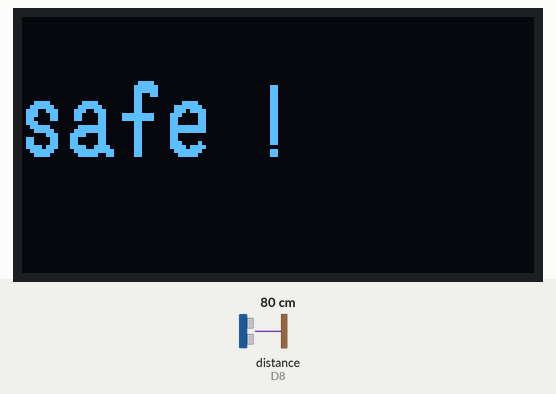
Simulated run of this sketch. Board: ESP8266 (NodeMCU). On the bench: 128×64 one-colour display. Wiring (inferred from the names in the program): ultrasonic range finder: trigger GPIO 3; echo D8. Inputs (shaded band) come from the test bench; at power-on: distance to the obstacle (sensor on D8) 80 cm. The echo pulse lasts 58.3 µs per cm; what the sketch prints to the serial monitor is not drawn.

Above: at 1.2 s.
1.3 s: distance to the obstacle (sensor on D8) set to 2 cm
At 1.6 s:
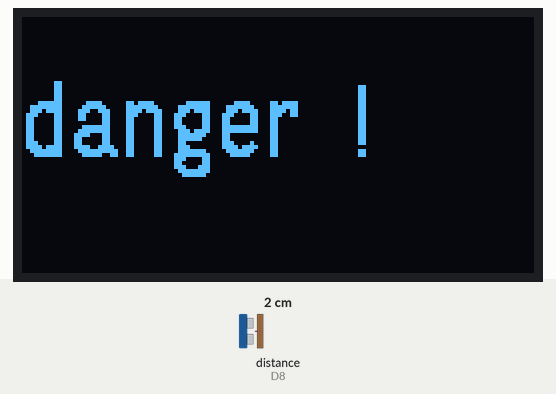
2.8 s: distance to the obstacle (sensor on D8) set to 23 cm
At 3.8 s:
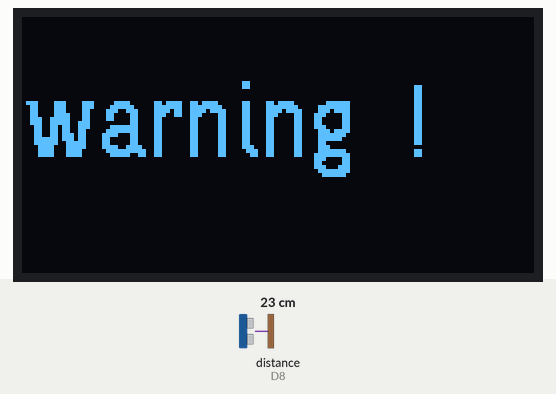
4.3 s: distance to the obstacle (sensor on D8) set to 4 cm
At 5.5 s:
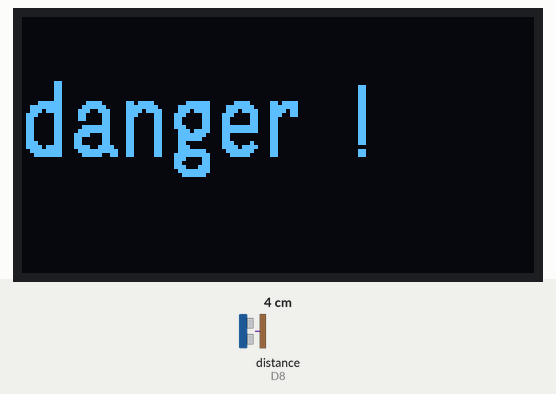
5.8 s: distance to the obstacle (sensor on D8) set to 35 cm
At 6.7 s:
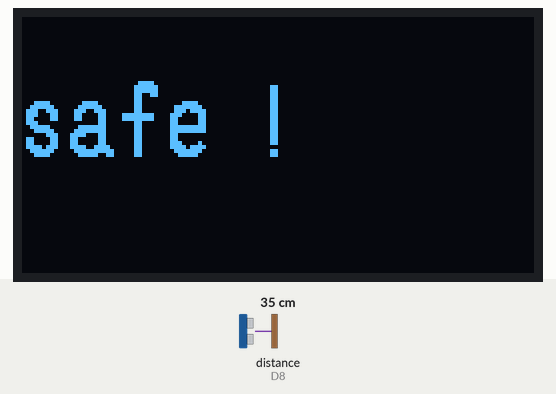
Timing chart, 0 to 8.3 s (numbered marks = the images above; inputs shaded):
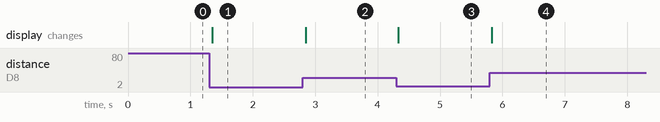

Measured:
- after the input at 1.3 s, the display: changes after 0.05 s (image 1)
- after the input at 2.8 s, the display: changes at once (image 2)
- after the input at 4.3 s, the display: changes at once (image 3)
- after the input at 5.8 s, the display: changes at once (image 4)

The sketch:

ultrasonic_oled.ino
```cpp
/******************************************************************************************
 * FileName     : ultrasonic_oled
 * Description  : 초음파센서와 거리를 측정하여 OLED에 출력 해보기
 * Author       : 이인정
 * Created Date : 2021.06.17
 * Reference    :
 * Modified     : 2021.06.17 : LIJ : 헤더 수정
 * Modified     : 2021.12.16 : LEH : 소스 크린징
******************************************************************************************/

#include"oled_u8g2.h"
int TRIG = D9;                          // TRIG 핀 설정 (초음파 보내는 핀)
int ECHO = D8;                          // ECHO 핀 설정 (초음파 받는 핀)
OLED_U8G2 oled;


void setup() {
  Serial.begin(115200);                 // 통신속도
  oled.setup();                         // OLED 통신핀 기능 설정
  pinMode(TRIG, OUTPUT);                // 핀 모드 설정
  pinMode(ECHO, INPUT);                 // 핀 모드 설정
}


void loop(){
  long duration, distance;
  digitalWrite(TRIG, LOW);
  delayMicroseconds(2);
  digitalWrite(TRIG, HIGH);
  delayMicroseconds(10);
  digitalWrite(TRIG, LOW);

  duration = pulseIn (ECHO, HIGH);      // 물체에 반사되어돌아온 초음파의 시간을 저장

  distance = duration * 17 / 1000;      // 물체와의 거리 계산

  oled.setLine(2," ");

  if(distance > 0)                      // 물체와의 거리가 20cm 이하이면 "danger !" 출력
  {
    oled.setLine(2,"danger !");
  }

  if(distance > 20)                     // 물체와의 거리가 30cm 이하 20cm이상이면 "warning !" 출력
  {
    oled.setLine(2,"warning !");
  }

  if(distance > 30)                     // 물체와 거리가 30cm 이상이면 "safe !" 출력
  {
    oled.setLine(2,"safe !");
  }
  Serial.println(distance);
  oled.display();
}

//=========================================================================================
//
// (주)한국공학기술연구원 http://et.ketri.re.kr
//
//=========================================================================================
```

oled_u8g2.cpp
```cpp
/**********************************************************************************
 * Author : SCS
 * Date : 2018.09.30
 * Description : SSD1306 OLED Display
 * Reference: FontUsage.ino in u8g2 examples
 **********************************************************************************/

#include "oled_u8g2.h"

#include <Arduino.h>

#include <U8g2lib.h>
#include <String>

#ifdef U8X8_HAVE_HW_SPI
#include <SPI.h>
#endif
#ifdef U8X8_HAVE_HW_I2C
#include <Wire.h>
#endif

// 2018.09.05 : SCS
// U8g2 Contructor (Frame Buffer)

// Slow
//U8G2_SSD1306_128X64_NONAME_F_SW_I2C u8g2(U8G2_R0, /* clock=*/ 22, /* data=*/ 21, /* reset=*/ U8X8_PIN_NONE);
// Fast
U8G2_SSD1306_128X64_NONAME_F_HW_I2C u8g2(U8G2_R0, /* reset=*/ U8X8_PIN_NONE);

// End of constructor

//=================================================================================
OLED_U8G2::OLED_U8G2()
//=================================================================================
{
	lineString[0] = "";
	lineString[1] = "";
	lineString[2] = "";
}

//=================================================================================
void OLED_U8G2::setup(void)
	//=================================================================================
{
  u8g2.begin();
  u8g2.clearBuffer();          // clear the internal memory
}

//=================================================================================
void OLED_U8G2::setLine(int line, String buffer)
//=================================================================================
{
  if (line < 1 || line > 3) return;
  lineString[line - 1] = buffer;
}

//=================================================================================
void OLED_U8G2::display()
//=================================================================================
{
	// Clear
  u8g2.clearBuffer();          // clear the internal memory

  // First line
  u8g2.setFont(u8g2_font_9x15B_tf);

  u8g2.setCursor(0,10);
  u8g2.print(lineString[0]);

  // Second line
  u8g2.setFont(u8g2_font_logisoso18_tf );

  u8g2.setCursor(0,35);
  u8g2.print(lineString[1]);

  // Third line
  u8g2.setCursor(0,60);
  u8g2.print(lineString[2]);

  // Display
  u8g2.sendBuffer();					// transfer internal memory to the display
}

//=================================================================================
// End of Line
//=================================================================================
```

oled_u8g2.h
```cpp
/**********************************************************************************
 * Author : SCS
 * Date : 2018.09.30
**********************************************************************************/

#ifndef OLED_U8G2_H
#define OLED_U8G2_H

#include <Arduino.h>
#include <String>

class OLED_U8G2{

private:
  String lineString[3];

public:
	OLED_U8G2();
	void setup(void);
	void setLine(int line, String buffer);
	void display();
};

#endif

//=================================================================================
// End of Line
//=================================================================================
```
